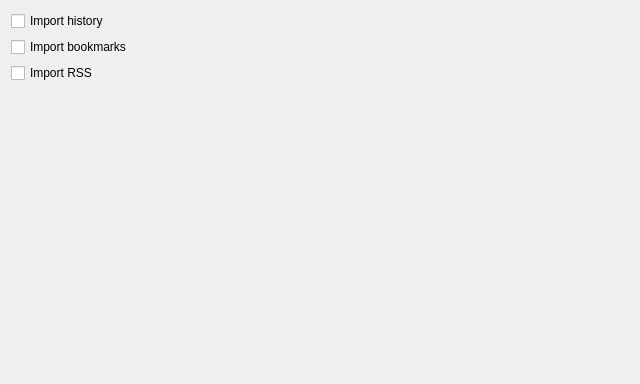
<?xml version="1.0" encoding="UTF-8"?>
<ui version="4.0">
 <class>OperaImportSelectPage</class>
 <widget class="QWizardPage" name="OperaImportSelectPage">
  <property name="geometry">
   <rect>
    <x>0</x>
    <y>0</y>
    <width>640</width>
    <height>384</height>
   </rect>
  </property>
  <property name="windowTitle">
   <string/>
  </property>
  <layout class="QVBoxLayout" name="verticalLayout_3">
   <item>
    <layout class="QVBoxLayout" name="verticalLayout_2">
     <item>
      <layout class="QVBoxLayout" name="verticalLayout">
       <item>
        <widget class="QCheckBox" name="HistoryImport_">
         <property name="text">
          <string>Import history</string>
         </property>
        </widget>
       </item>
       <item>
        <widget class="QCheckBox" name="BookmarksImport_">
         <property name="text">
          <string>Import bookmarks </string>
         </property>
        </widget>
       </item>
       <item>
        <widget class="QCheckBox" name="RSSImport_">
         <property name="text">
          <string>Import RSS</string>
         </property>
        </widget>
       </item>
      </layout>
     </item>
    </layout>
   </item>
   <item>
    <spacer name="verticalSpacer">
     <property name="orientation">
      <enum>Qt::Vertical</enum>
     </property>
     <property name="sizeHint" stdset="0">
      <size>
       <width>20</width>
       <height>264</height>
      </size>
     </property>
    </spacer>
   </item>
  </layout>
 </widget>
 <resources/>
 <connections/>
</ui>
